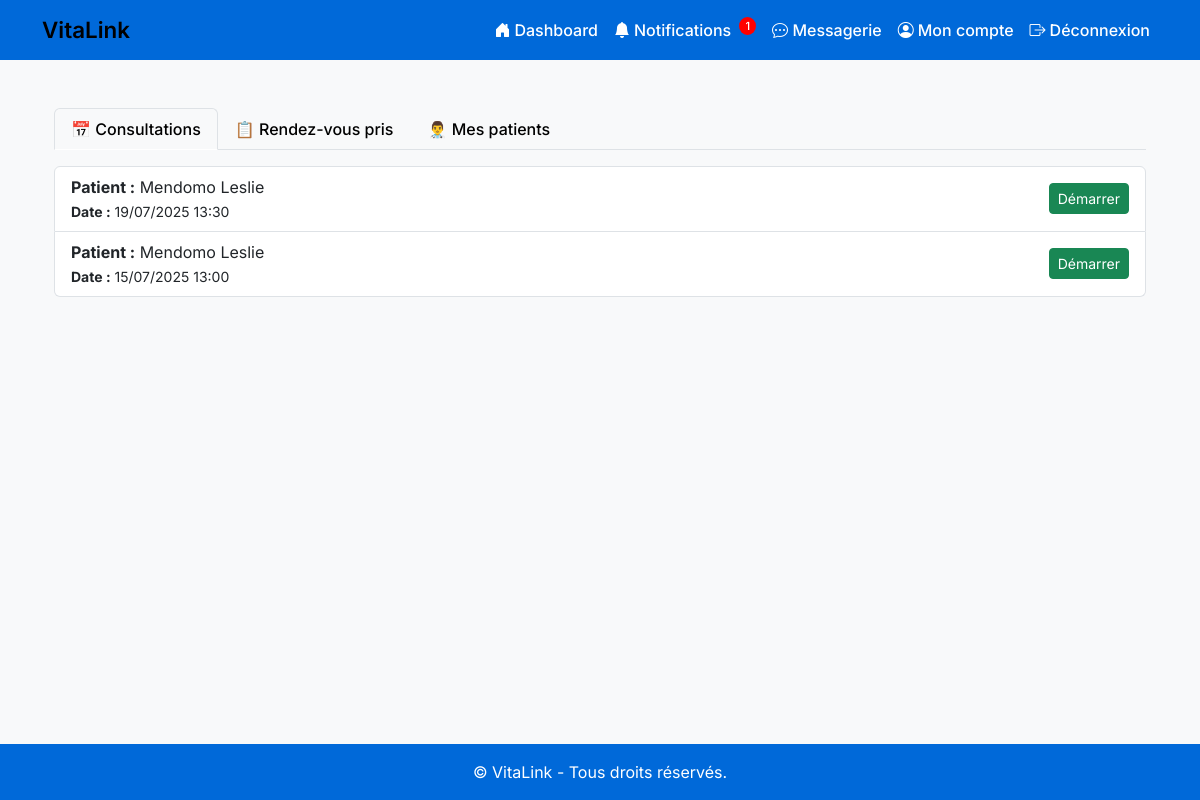
The app's page /dashboard/medecin/ (signed in) with its own data.
### consultations/models.py (models this page shows, shortened)
class RendezVous(models.Model):
    patient = models.ForeignKey(settings.AUTH_USER_MODEL, on_delete=models.CASCADE, related_name='rdv_patient')
    medecin = models.ForeignKey(settings.AUTH_USER_MODEL, on_delete=models.CASCADE, related_name='rdv_medecin')
    date = models.DateTimeField()
    room_name = models.CharField(max_length=100, unique=True, default=generate_room_name)
    salle_ouverte = models.BooleanField(default=False)  # <- Ajout

### accounts/models.py (models this page shows)
class CustomUser(AbstractUser):
    ROLE_CHOICES = [
        ('patient', 'Patient'),
        ('medecin', 'Médecin'),
        ('admin', 'Administrateur'),
    ]
    role = models.CharField(max_length=10, choices=ROLE_CHOICES, default='patient')
    telephone = models.CharField(max_length=22, default='')
    date_created = models.DateTimeField(auto_now_add=True)  # <- Ajout

### consultations/views.py (the view)
# urls.py: path('dashboard/medecin/', dashboard_medecin, name='dashboard_medecin'),
@login_required
def dashboard_medecin(request):
    user = request.user
    consultations_donnees = RendezVous.objects.filter(medecin=user).order_by('-date')
    rdvs_pris = RendezVous.objects.filter(patient=user).order_by('-date')
    patients_ids = consultations_donnees.values_list('patient__id', flat=True).distinct()
    patients = CustomUser.objects.filter(id__in=patients_ids, role='patient')
    return render(request, 'dashboard/medecin.html', {
        'consultations_donnees': consultations_donnees,
        'rdvs_pris': rdvs_pris,
        'patients': patients,
    })

### accounts/context_processors.py (called while the page is built)
def profil_incomplet_notification(request):
    if not request.user.is_authenticated:
        return {}
    user = request.user
    now = timezone.now()
    if user.date_created + timedelta(hours=24) > now:
        return {}
    if user.role == 'patient' and not hasattr(user, 'patientprofile'):
        return {'show_profil_notification': True, 'profil_url': 'completer_profil_patient'}
    if user.role == 'medecin' and not hasattr(user, 'doctorprofile'):
        return {'show_profil_notification': True, 'profil_url': 'completer_profil_medecin'}
    return {}

### templates/dashboard/medecin.html (shortened to what this page needs)
{% extends 'base.html' %}
{% load static%}
{% block content %}
<div class="container mt-4">
  <ul class="nav nav-tabs" id="medecinTab" role="tablist">
    <li class="nav-item" role="presentation">
      <button class="nav-link active" id="consultations-tab" data-bs-toggle="tab" data-bs-target="#consultations" type="button" role="tab">
        📅 Consultations
      </button>
    </li>
    <li class="nav-item" role="presentation">
      <button class="nav-link" id="rdv-tab" data-bs-toggle="tab" data-bs-target="#rdv" type="button" role="tab">
        📋 Rendez-vous pris
      </button>
    </li>
    <li class="nav-item" role="presentation">
      <button class="nav-link" id="patients-tab" data-bs-toggle="tab" data-bs-target="#patients" type="button" role="tab">
        👨‍⚕️ Mes patients
      </button>
    </li>
  </ul>
  <div class="tab-content mt-3" id="medecinTabContent">
    <div class="tab-pane fade show active" id="consultations" role="tabpanel">
      <ul class="list-group">
        {% for rdv in consultations_donnees %}
          <li class="list-group-item">
            <div class="d-flex justify-content-between align-items-center">
              <div>
                <strong>Patient :</strong> {{ rdv.patient.get_full_name|default:rdv.patient.username }}<br>
                <small><strong>Date :</strong> {{ rdv.date|date:"d/m/Y H:i" }}</small>
              </div>
              <a href="{% url 'teleconsultation' rdv.room_name %}" class="btn btn-success btn-sm">Démarrer</a>
            </div>
          </li>
        {% empty %}
          <li class="list-group-item">Aucune consultation prévue.</li>
        {% endfor %}
      </ul>
    </div>
  </div>
</div>
{% endblock %}

### templates/base.html (style rules this page uses)
body { font-family: 'Inter', sans-serif; background-color: #f8f9fa; }
.nav-link { color: #ffffff !important; font-weight: 500; }

### templates/dashboard/medecin.html (style rules this page uses)
.nav-tabs .nav-link { color: #000 !important; }
.nav-tabs .nav-link.active { background-color: #f8f9fa; border-color: #dee2e6 #dee2e6 #fff; color: #000 !important; }

### records on screen
RendezVous: patient.get_full_name "Mendomo Leslie", date "19/07/2025 13:30"
RendezVous: patient.get_full_name "Mendomo Leslie", date "15/07/2025 13:00"

### other values on screen
{{ nb_notifications_non_lues }} "1"
